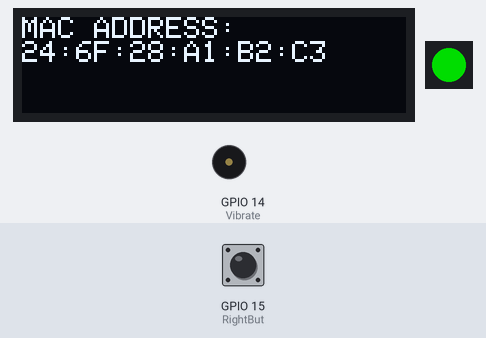
Bench run of a sketch on a simulated ESP32. On the bench: 128×32 one-colour display, 1 RGB LEDs in strip order, left to right, buzzer (waves = sounding). The inputs (shaded band) are chosen by the test bench; at power-on: GPIO 15 (RightBut) HIGH. Dim RGB values are drawn brighter than linear; I2S audio is not simulated (input reads silence); what the sketch prints to the serial monitor is not drawn.

Above: at 0.2 s.
At 1.5 s:
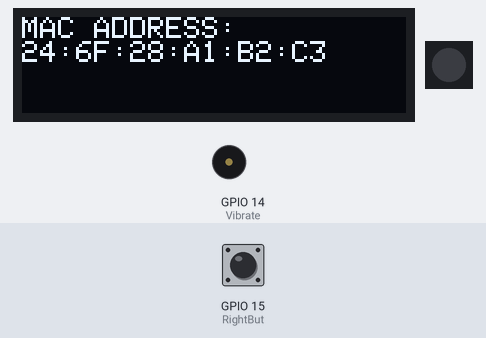
1.6 s: GPIO 15 (RightBut) pulled LOW for 0.15 s
Timing chart, 0 to 4.6 s (numbered marks = the images above; inputs shaded):
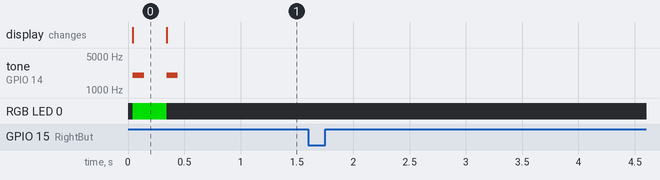

Measured:
- after the input at 1.6 s, every drawn part: stays the same
- by itself, tone on GPIO 14 (Vibrate): alternates 2000 Hz for 0.10 s and silent for 0.20 s, 4 changes in all, then stays silent

The sketch:

Electronoobs_WalkieTalkie_1.ino
```cpp
/*  Electronoobs ESP32 Walkie Talkie V1.1 (05/10/2025)
  Check tutorial on: https://electronoobs.com/eng_arduino_tut202.php
  Download PCB and schematic from the same page
  Make changes as you want!
  Consider supporting me on PATREON: https://www.patreon.com/electronoobs */

//Include libraries
#include <WiFi.h>
#include <esp_now.h>
#include <driver/i2s.h>
#include <SPI.h>
#include <Wire.h>
#include <Adafruit_GFX.h>
#include <Adafruit_SSD1306.h>
#include <Adafruit_NeoPixel.h>


//Define OLED screen
#define OLED_RESET     -1 // Reset pin # (or -1 if sharing Arduino reset pin)
#define SCREEN_ADDRESS 0x3C ///< See datasheet for Address; 0x3D for 128x64, 0x3C for 128x32
Adafruit_SSD1306 display(128, 32, &Wire, OLED_RESET);

//Inputs and outputs
#define I2S_WS      19  // L/R clock for INMP441 i2s microphone module
#define I2S_SCK     18  // BCLK for INMP441 i2s microphone module
#define I2S_SD      21  // Data out from INMP441 i2s microphone module
#define I2S_DOUT    5   // Data out pin for the MAX98357A i2s amplifier
#define LeftBut     4   // Left push button on the electronoobs PCB
#define MiddleBut   2   // Middle push button on the electronoobs PCB
#define RightBut    15  // Right push button on the electronoobs PCB
#define Vibrate     14  // Pin connected to vibrate driver on electronoobs PCB
#define Batery      34  // ADC pin to measure battery level (divider values R5=3.3K and R6=1K)
#define i2cSCL      25  // Defined pin for SCL of i2c port for OLED display
#define i2cSDA      26  // Defined pin for SDA of i2c port for OLED display
#define RBGLED      12  // WS2812B RBG LED connected on this pin

//Define WS2812B RGB LED settings
Adafruit_NeoPixel pixels(1, RBGLED, NEO_GRB + NEO_KHZ800);


//Code EDITABLE Varaiables
bool broadcast_mode = true;  //If broadcast mode is on, all the devices on the network will receive the message
//To get the ESP32 MAC run this line: Serial.println(WiFi.macAddress());
uint8_t BroadcastMac[] = {0xFF, 0xFF, 0xFF, 0xFF, 0xFF, 0xFF};  // Receiver MAC address (replace with your receiver's MAC)
//uint8_t receiverMac[] = {0x78, 0x42, 0x1C, 0x6C, 0xCD, 0x18}; // Receiver MAC address (replace with your receiver's MAC)
//uint8_t receiverMac[] = {0x3C, 0x8A, 0x1F, 0x5E, 0xA1, 0x35}; // ESP on breadboard for tests
uint8_t receiverMac[] = {0xB4, 0xE6, 0x2D, 0xB7, 0x49, 0x1D};	  // ESP second PCB
const int GAIN = 5; // Software microphone gain multiplier (values 1-20 recommended)
const i2s_port_t I2S_SPEAKER_PORT = I2S_NUM_0;  //I2S channel 0 for the speaker amplifier
const i2s_port_t I2S_MIC_PORT = I2S_NUM_1;      //I2S channel 1 for the microphone


//Code CONSTANT Variables
bool LeftButState = true;   //Start with buttons state to high since it has pullup
bool MiddleButState = true; //Start with buttons state to high since it has pullup
bool RightButState = true;  //Start with buttons state to high since it has pullup
bool sending = false;       //We start with sending mode off till we push the button
esp_err_t err;              //Variable to store the i2s errors in case we have one...


/////////////////////////////////////////////////////////////////
///////////////////SETUP THE MICROPGONE I2S//////////////////////
void setupI2SMic() {
  const i2s_config_t i2s_config_mic = {
    .mode = (i2s_mode_t)(I2S_MODE_MASTER | I2S_MODE_RX),
    .sample_rate = 16000,
    .bits_per_sample = I2S_BITS_PER_SAMPLE_16BIT,
    .channel_format = I2S_CHANNEL_FMT_ONLY_LEFT,
    .communication_format = I2S_COMM_FORMAT_I2S_MSB,
    .intr_alloc_flags = ESP_INTR_FLAG_LEVEL1,
    .dma_buf_count = 4,
    .dma_buf_len = 128,
    .use_apll = false,
    .tx_desc_auto_clear = false,
    .fixed_mclk = 0
  };

  const i2s_pin_config_t pin_config_mic = {
    .bck_io_num = I2S_SCK,
    .ws_io_num = I2S_WS,
    .data_out_num = I2S_PIN_NO_CHANGE,
    .data_in_num = I2S_SD
  };
  err = i2s_driver_install(I2S_MIC_PORT, &i2s_config_mic, 0, NULL);
  if (err != ESP_OK) {
    Serial.printf("Failed installing Microphone driver: %d\n", err);
  }
  err = i2s_set_pin(I2S_MIC_PORT, &pin_config_mic);
  if (err != ESP_OK) {
    Serial.printf("Failed setting microphone pins: %d\n", err);
  }
  i2s_zero_dma_buffer(I2S_MIC_PORT);
}
/////////////////////////////////////////////////////////////////


/////////////////////////////////////////////////////////////////
////////////////////SETUP THE AMPLIFIER I2S//////////////////////
void setupI2SAmplifier() {
  const i2s_config_t i2s_config_speaker = {
    .mode = (i2s_mode_t)(I2S_MODE_MASTER | I2S_MODE_TX),
    .sample_rate = 16000,
    .bits_per_sample = I2S_BITS_PER_SAMPLE_16BIT,
    .channel_format = I2S_CHANNEL_FMT_ONLY_LEFT,
    .communication_format = I2S_COMM_FORMAT_I2S_MSB,
    .intr_alloc_flags = 0,
    .dma_buf_count = 8,
    .dma_buf_len = 64,
    .use_apll = false,
    .tx_desc_auto_clear = true,
    .fixed_mclk = 0
  };

  const i2s_pin_config_t pin_config_speaker = {
    .bck_io_num = I2S_SCK,
    .ws_io_num = I2S_WS,
    .data_out_num = I2S_DOUT,
    .data_in_num = I2S_PIN_NO_CHANGE
  };
  err = i2s_driver_install(I2S_SPEAKER_PORT, &i2s_config_speaker, 0, NULL);
  if (err != ESP_OK) {
    Serial.printf("Failed installing Amplifier driver: %d\n", err);
  }
  err = i2s_set_pin(I2S_SPEAKER_PORT, &pin_config_speaker);
  if (err != ESP_OK) {
    Serial.printf("Failed setting speaker pins: %d\n", err);
  }
  i2s_zero_dma_buffer(I2S_SPEAKER_PORT);
}
/////////////////////////////////////////////////////////////////


/////////////////////////////////////////////////////////////////
/////////////////////SETUP OTHER RECEIVERS///////////////////////
void setPeer (){
  esp_now_peer_info_t peerInfo = {};
  memcpy(peerInfo.peer_addr, receiverMac, 6);
  peerInfo.channel = 0;
  peerInfo.encrypt = false;

  if (esp_now_add_peer(&peerInfo) != ESP_OK) {
    Serial.println("Failed to add peer");
    return;
  }
}
/////////////////////////////////////////////////////////////////


/////////////////////////////////////////////////////////////////
//////////WHAT HAPPENS WHEN WE RECEIVE DATA WITH ESPNOW//////////
void OnDataRecv(const uint8_t *info, const uint8_t *data, int len) {
  if (len > 0 && len <= 512 && len % 2 == 0) {
    size_t bytes_written;
    Serial.println("Received");
    if(!sending){
      i2s_write(I2S_SPEAKER_PORT, data, len, &bytes_written, portMAX_DELAY);
    }
  }
}
/////////////////////////////////////////////////////////////////


/////////////////////////////////////////////////////////////////
////////////WHAT HAPPENS WHEN WE SEND DATA WITH ESPNOW///////////
void OnDataSent(const uint8_t *mac_addr, esp_now_send_status_t status){
  Serial.println(status == ESP_NOW_SEND_SUCCESS ? "Delivery Success" : "Delivery Fail");
}
/////////////////////////////////////////////////////////////////


void setup() {
  if(broadcast_mode){
    for(int i=0; i<6; i++){
      receiverMac[i] = BroadcastMac[i];
    }
  }


  pinMode(LeftBut, INPUT);                  //Define the left button on the PCB as input (1K pullup on PCB)
  pinMode(MiddleBut, INPUT);                //Define the middle button on the PCB as input (1K pullup on PCB)
  pinMode(RightBut, INPUT);                 //Define the right button on the PCB as input (1K pullup on PCB)
  pinMode(RBGLED, OUTPUT);                  //Define the pin connected to the LED as output
  digitalWrite(RBGLED, LOW);                //Start with LED pin in low
  pinMode(Vibrate, OUTPUT);                 //Define the pin connected to the BJT for vibration motor as output
  digitalWrite(Vibrate, LOW);               //Start the BJT for vibration motor in low

  Serial.begin(115200);                     //Start serial monitor for debug
  WiFi.mode(WIFI_STA);                      //Start wifi mode
  //setupI2SMic();                          //Setup the i2c microphone with given settings
  setupI2SAmplifier();                      //Setup the i2c MAX98357A audio amplifier

  if (esp_now_init() != ESP_OK) {           //Start ESP NOW
    Serial.println("ESP-NOW Init Failed");
    return;
  }

  setPeer();                                //Set the receiver peer (only 1 for now, multiple channels in the future)

  esp_now_register_recv_cb(OnDataRecv);     //Start in receiver mode

  Wire.setPins(i2cSDA,i2cSCL);
  // SSD1306_SWITCHCAPVCC = generate display voltage from 3.3V internally
  if(!display.begin(SSD1306_SWITCHCAPVCC, SCREEN_ADDRESS)) {
    Serial.println(F("SSD1306 allocation failed"));
    for(;;); // Don't proceed, loop forever
  }

  String myMACaddr = WiFi.macAddress();
  display.clearDisplay();               // Clear Display
  display.setTextSize(1);               // Normal 1:1 pixel scale
  display.setTextColor(SSD1306_WHITE);  // Draw white text
  display.setCursor(0,0);               // Start at top-left corner
  display.println("MAC ADDRESS:");      //
  display.println(myMACaddr);           // Print my MAC address
  display.display();                    // Send data to the display

  pixels.begin(); // INITIALIZE NeoPixel strip object (REQUIRED)

  tone(Vibrate, 2000, 100);
  pixels.clear(); // Set all pixel colors to 'off'
  pixels.setPixelColor(0, pixels.Color(0, 150, 0));
  pixels.show();   // Send the updated pixel colors to the hardware.
  delay(300);
  pixels.clear(); // Set all pixel colors to 'off'
  pixels.show();   // Send the updated pixel colors to the hardware.
  tone(Vibrate, 2000, 100);
  Serial.println("ELECTRONOOBS Walkie Talkie All Set");
}


void loop() {
  /////////////////////////////////////////////////////////////////
  ////////////WHEN WE PRESS THE RIGHT BUTTON WE SEND AUDIO//////////
  if(!digitalRead(RightBut) && RightButState){
    RightButState = false;
    //esp_now_register_recv_cb(NULL);         //Start in receiver mode
    setupI2SMic();                            //Setup the i2c microphone with given settings
    esp_now_register_send_cb(OnDataSent);
    //setPeer();
    sending = true;
  }

  if(digitalRead(RightBut) && !RightButState){
    setupI2SAmplifier();                      //Setup the i2c MAX98357A audio amplifier
    esp_now_register_recv_cb(OnDataRecv);
    RightButState = true;
    sending = false;
  }//End of Right button push


  /////////////////////////////////////////////////////////////////////
  //WHEN "SENDING" VARIABLE IS 1 WE READ MICROPHONE AND SEND THE DATA//
  if(sending){
    const int samples = 100;  // 100 samples x 2 bytes = 200 bytes
    int16_t buffer[samples];
    size_t bytesRead;

    // Read I2S data from mic
    i2s_read(I2S_MIC_PORT, &buffer, sizeof(buffer), &bytesRead, portMAX_DELAY);

    if (bytesRead > 0) {
      // Apply software gain safely
      for (int i = 0; i < samples; i++) {
        int32_t amplified = buffer[i] * GAIN;
        // Clamp to int16_t range to prevent overflow
        if (amplified > 32767) amplified = 32767;
        if (amplified < -32768) amplified = -32768;
        buffer[i] = (int16_t)amplified;

      }
      // Send audio buffer over ESP-NOW
      esp_err_t result = esp_now_send(receiverMac, (uint8_t*)buffer, bytesRead);
      //Serial.println(result == ESP_OK ? "Voice sent!" : "Send failed");
    }
    delay(2);  // Light throttle for stability
  }//End of "sending"
}//End of void loop
```
